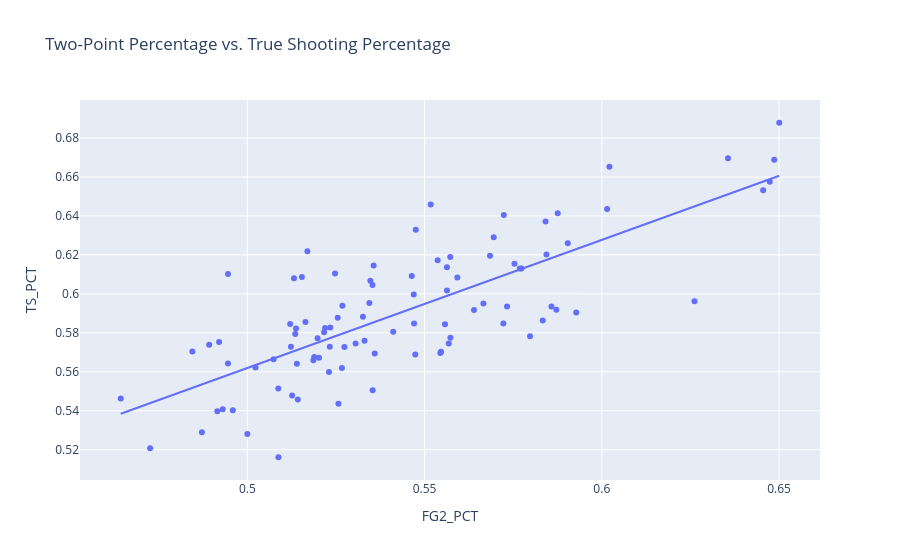

The cell this chart's notebook holds for it:
### Code cell
fig = px.scatter(
    scorers_df,
    x="FG2_PCT",
    y="TS_PCT",
    hover_name="PLAYER_NAME",
    title="Two-Point Percentage vs. True Shooting Percentage",
    trendline="ols"
)

fig.show()

### Figure 1 — Plotly figure (JSON) as saved in the notebook; plotly's stock layout.template omitted (floating-point values rounded to 4 significant figures)
{"data": [{"hovertemplate": "<b>%{hovertext}</b><br><br>FG2_PCT=%{x}<br>TS_PCT=%{y}<extra></extra>", "hovertext": ["Aaron Gordon", "Alex Sarr", "Alperen Sengun", "Amen Thompson", "Andrew Nembhard", "Andrew Wiggins", "Anthony Davis", "Anthony Edwards", "Austin Reaves", "Bam Adebayo", "Bennedict Mathurin", "Brandon Ingram", "Brandon Miller", "CJ McCollum", "Cade Cunningham", "Chet Holmgren", "Coby White", "Collin Sexton", "Cooper Flagg", "Darius Garland", "De'Aaron Fox", "DeMar DeRozan", "Deni Avdija", "Derrick White", "Desmond Bane", "Devin Booker", "Dillon Brooks", "Domantas Sabonis", "Donovan Mitchell", "Evan Mobley", "Franz Wagner", "Giannis Antetokounmpo", "Grayson Allen", "Immanuel Quickley", "Ja Morant", "Jabari Smith Jr.", "Jaime Jaquez Jr.", "Jalen Brunson", "Jalen Duren", "Jalen Green", "Jalen Johnson", "Jalen Williams", "Jamal Murray", "James Harden", "Jaren Jackson Jr.", "Jarrett Allen", "Jaylen Brown", "Jayson Tatum", "Jerami Grant", "Jimmy Butler III", "Joel Embiid", "Josh Giddey", "Jrue Holiday", "Julius Randle", "Karl-Anthony Towns", "Kawhi Leonard", "Kevin Durant", "Kevin Porter Jr.", "Keyonte George", "Kon Knueppel", "Kristaps Porziņģis", "LaMelo Ball", "Lauri Markkanen", "LeBron James", "Luka Dončić", "Matas Buzelis", "Michael Porter Jr.", "Miles Bridges", "Naji Marshall", "Nickeil Alexander-Walker", "Nikola Jokić", "Nikola Vučević", "Norman Powell", "OG Anunoby", "Onyeka Okongwu", "Paolo Banchero", "Pascal Siakam", "Paul George", "Payton Pritchard", "RJ Barrett", "Russell Westbrook", "Ryan Rollins", "Saddiq Bey", "Scottie Barnes", "Shaedon Sharpe", "Shai Gilgeous-Alexander", "Stephen Curry", "Stephon Castle", "Trey Murphy III", "Tyler Herro", "Tyrese Maxey", "VJ Edgecombe", "Victor Wembanyama", "Zach LaVine", "Zion Williamson"], "legendgroup": "", "marker": {"color": "#636efa", "symbol": "circle"}, "mode": "markers", "name": "", "orientation": "v", "showlegend": false, "type": "scatter", "x": [0.5685, 0.5257, 0.5474, 0.5733, 0.4945, 0.5164, 0.5354, 0.5537, 0.5876, 0.5087, 0.492, 0.5123, 0.4892, 0.5186, 0.514, 0.6455, 0.5344, 0.5356, 0.5126, 0.5137, 0.5798, 0.5268, 0.5469, 0.4872, 0.5347, 0.5121, 0.4915, 0.5928, 0.5769, 0.6262, 0.5326, 0.6474, 0.5189, 0.5198, 0.4726, 0.5359, 0.5546, 0.5216, 0.6501, 0.5088, 0.5411, 0.523, 0.5169, 0.4945, 0.5331, 0.6486, 0.5233, 0.4931, 0.5132, 0.5517, 0.5353, 0.5023, 0.5274, 0.547, 0.5572, 0.5695, 0.5724, 0.5202, 0.5154, 0.5475, 0.5219, 0.4643, 0.5593, 0.5858, 0.5754, 0.5833, 0.5666, 0.5544, 0.5872, 0.5247, 0.6356, 0.5568, 0.5464, 0.5844, 0.5639, 0.5074, 0.5267, 0.4845, 0.5558, 0.5722, 0.5, 0.5234, 0.5135, 0.5573, 0.5142, 0.6022, 0.5841, 0.5305, 0.5773, 0.5563, 0.5255, 0.4959, 0.5904, 0.5563, 0.6015], "xaxis": "x", "y": [0.6195, 0.5436, 0.5689, 0.5935, 0.5643, 0.5856, 0.5505, 0.6172, 0.6415, 0.5514, 0.5753, 0.5728, 0.5739, 0.5659, 0.5641, 0.6532, 0.5953, 0.6146, 0.5478, 0.5822, 0.5782, 0.5939, 0.5997, 0.5289, 0.6067, 0.5845, 0.5397, 0.5905, 0.613, 0.5962, 0.5883, 0.6575, 0.5675, 0.5773, 0.5208, 0.5694, 0.5703, 0.5803, 0.6879, 0.5161, 0.5806, 0.5599, 0.6219, 0.6102, 0.5759, 0.6689, 0.5728, 0.5408, 0.608, 0.646, 0.6046, 0.5622, 0.5727, 0.5848, 0.6189, 0.6291, 0.6405, 0.5672, 0.6087, 0.6329, 0.5825, 0.5462, 0.6084, 0.5936, 0.6155, 0.5863, 0.5951, 0.5697, 0.5918, 0.6105, 0.6697, 0.5745, 0.6092, 0.6203, 0.5918, 0.5664, 0.5619, 0.5704, 0.5844, 0.5848, 0.528, 0.5828, 0.5794, 0.5775, 0.5457, 0.6652, 0.6371, 0.5746, 0.613, 0.6018, 0.5877, 0.5403, 0.626, 0.6136, 0.6435], "yaxis": "y"}, {"hovertemplate": "<b>OLS trendline</b><br>TS_PCT = 0.657721 * FG2_PCT + 0.233078<br>R<sup>2</sup>=0.586743<br><br>FG2_PCT=%{x}<br>TS_PCT=%{y} <b>(trend)</b><extra></extra>", "legendgroup": "", "marker": {"color": "#636efa", "symbol": "circle"}, "mode": "lines", "name": "", "showlegend": false, "type": "scatter", "x": [0.4643, 0.4726, 0.4845, 0.4872, 0.4892, 0.4915, 0.492, 0.4931, 0.4945, 0.4945, 0.4959, 0.5, 0.5023, 0.5074, 0.5087, 0.5088, 0.5121, 0.5123, 0.5126, 0.5132, 0.5135, 0.5137, 0.514, 0.5142, 0.5154, 0.5164, 0.5169, 0.5186, 0.5189, 0.5198, 0.5202, 0.5216, 0.5219, 0.523, 0.5233, 0.5234, 0.5247, 0.5255, 0.5257, 0.5267, 0.5268, 0.5274, 0.5305, 0.5326, 0.5331, 0.5344, 0.5347, 0.5353, 0.5354, 0.5356, 0.5359, 0.5411, 0.5464, 0.5469, 0.547, 0.5474, 0.5475, 0.5517, 0.5537, 0.5544, 0.5546, 0.5558, 0.5563, 0.5563, 0.5568, 0.5572, 0.5573, 0.5593, 0.5639, 0.5666, 0.5685, 0.5695, 0.5722, 0.5724, 0.5733, 0.5754, 0.5769, 0.5773, 0.5798, 0.5833, 0.5841, 0.5844, 0.5858, 0.5872, 0.5876, 0.5904, 0.5928, 0.6015, 0.6022, 0.6262, 0.6356, 0.6455, 0.6474, 0.6486, 0.6501], "xaxis": "x", "y": [0.5384, 0.5439, 0.5517, 0.5535, 0.5549, 0.5564, 0.5567, 0.5574, 0.5583, 0.5584, 0.5592, 0.5619, 0.5635, 0.5668, 0.5677, 0.5677, 0.5699, 0.57, 0.5702, 0.5706, 0.5708, 0.571, 0.5711, 0.5713, 0.5721, 0.5727, 0.5731, 0.5742, 0.5743, 0.575, 0.5752, 0.5762, 0.5764, 0.5771, 0.5772, 0.5773, 0.5782, 0.5787, 0.5788, 0.5795, 0.5796, 0.5799, 0.582, 0.5834, 0.5837, 0.5846, 0.5848, 0.5852, 0.5852, 0.5854, 0.5856, 0.589, 0.5925, 0.5928, 0.5929, 0.5931, 0.5932, 0.596, 0.5973, 0.5977, 0.5979, 0.5986, 0.599, 0.599, 0.5993, 0.5996, 0.5996, 0.6009, 0.604, 0.6057, 0.607, 0.6076, 0.6094, 0.6095, 0.6101, 0.6115, 0.6125, 0.6128, 0.6144, 0.6167, 0.6173, 0.6174, 0.6184, 0.6193, 0.6195, 0.6214, 0.623, 0.6287, 0.6291, 0.6449, 0.6511, 0.6577, 0.6589, 0.6597, 0.6606], "yaxis": "y"}], "layout": {"legend": {"tracegroupgap": 0}, "title": {"text": "Two-Point Percentage vs. True Shooting Percentage"}, "xaxis": {"anchor": "y", "domain": [0, 1], "title": {"text": "FG2_PCT"}}, "yaxis": {"anchor": "x", "domain": [0, 1], "title": {"text": "TS_PCT"}}}}
